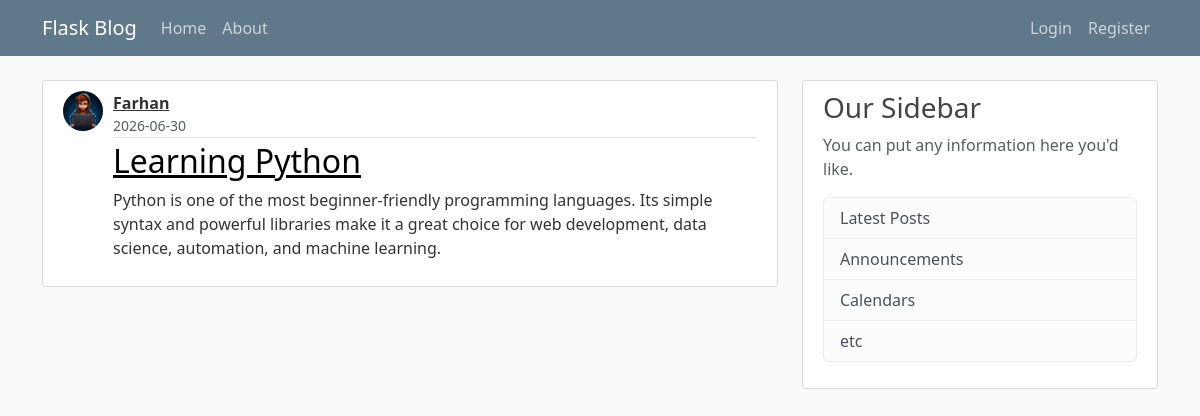
/post/1, run on the app's committed database.
### app/models.py (models this page shows, shortened)
class User(db.Model, UserMixin):
    id = db.Column(db.Integer, primary_key = True)
    username = db.Column(db.String(20), unique = True, nullable = False)
    email = db.Column(db.String(120), unique = True, nullable = False)
    image_file = db.Column(db.String(20), nullable = False, default = 'default.jpg')
    password = db.Column(db.String(60), nullable = False)
    posts = db.relationship('Post', backref = 'author', lazy = True)

class Post(db.Model):
    id = db.Column(db.Integer, primary_key = True)
    title = db.Column(db.String(100), nullable = False)
    date_posted = db.Column(db.DateTime, nullable = False, default = datetime.utcnow )
    content = db.Column(db.Text, nullable = False)
    user_id = db.Column(db.Integer, db.ForeignKey('user.id'), nullable=False)

### app/routes.py (the view)
@app.route("/post/<int:post_id>")
def post(post_id):
     post = Post.query.get_or_404(post_id)
     return render_template('post.html', title = post.title, post = post)

### app/templates/post.html (shortened to what this page needs)
{% extends "layout.html"%}
{% block content %}
<article class="media content-section">
    <img class="rounded-circle post-avatar"
        src="{{ url_for('static', filename='profile_pics/' + post.author.image_file) }}">
    <div class="media-body">
        <div class="article-metadata">
            <div class="author-block">
                <a class="author-name" href="{{ url_for('user_posts', username = post.author.username ) }}">{{ post.author.username }}</a>
                <small class="text-muted d-block">
                    {{ post.date_posted.strftime('%Y-%m-%d') }}
                </small>
            </div>
        </div>
        <h2 class="article-title"> <a href="{{ url_for('post', post_id = post.id)}}">{{ post.title }}</a></h2>
        <p class="article-content">{{ post.content }}</p>
    </div>
</article>
{% endblock content %}

### app/Static/main.css (style rules this page uses)
body { background: #fafafa; color: #333333; margin-top: 5rem; }
h1, h2, h3, h4, h5, h6 { color: #444444; }
.content-section { background: #ffffff; padding: 10px 20px; border: 1px solid #dddddd; border-radius: 3px; margin-bottom: 20px; }
.article-title a { color: black; }
.article-content { white-space: pre-line; }
.article-metadata { padding-bottom: 1px; margin-bottom: 4px; border-bottom: 1px solid #e3e3e3 }
.post-avatar { width: 40px; height: 40px; border-radius: 50%; object-fit: cover; margin-right: 10px; }
.article-metadata { padding-bottom: 1px; margin-bottom: 4px; border-bottom: 1px solid #e3e3e3; }
.author-block { display: flex; flex-direction: column; }
.author-name { font-weight: bold; color: #333; }
.media { display: flex; align-items: flex-start; }
.media-body { flex: 1; }

### data on the page
User: image_file (picture), author.username "Farhan"
Post: date_posted "2026-06-30", title "Learning Python", content "Python is one of the most beginner-friendly programming languages. Its simple syntax and powerful libraries make it a great choice for web development, data science, automation, and machine learning."
